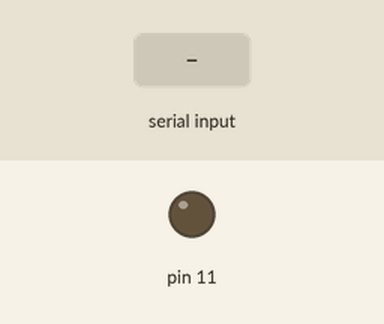
A sketch run on a simulated Arduino Uno, built with avr-gcc and run on an emulated ATmega328P. On the bench: output pins drawn as LEDs (lit = HIGH). The test bench sets the inputs (shaded band). What the sketch prints to the serial monitor is not drawn.

Above: at 1.2 s.
1.3 s: "1\n" received over Serial
At 2.1 s:
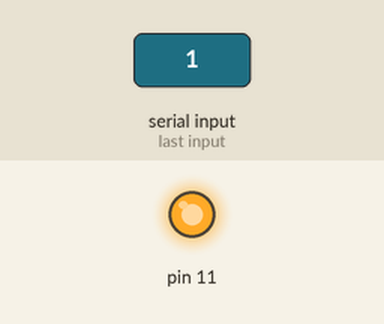
Timing chart, 0 to 4.3 s (numbered marks = the images above; inputs shaded):
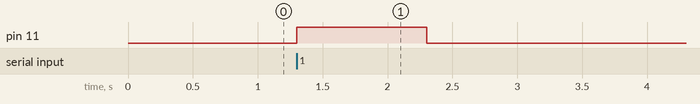

Measured:
- after the input at 1.3 s, pin 11: LOW → HIGH at once, → LOW 1.0 s later

The sketch:

python_communication.ino
```cpp
int x;
void setup() {
 Serial.begin(115200);
 Serial.setTimeout(1);
 pinMode(11, OUTPUT);
}
void loop() {
 while (!Serial.available());
 x = Serial.readString().toInt();
 if (x == 1){
  digitalWrite(11, HIGH);   // turn the LED on (HIGH is the voltage level)
  delay(1000);              // wait for a second
  digitalWrite(11, LOW);    // turn the LED off by making the voltage LOW
  delay(1000);              // wait for a second
 }
 Serial.print(x + 1);
}
```
